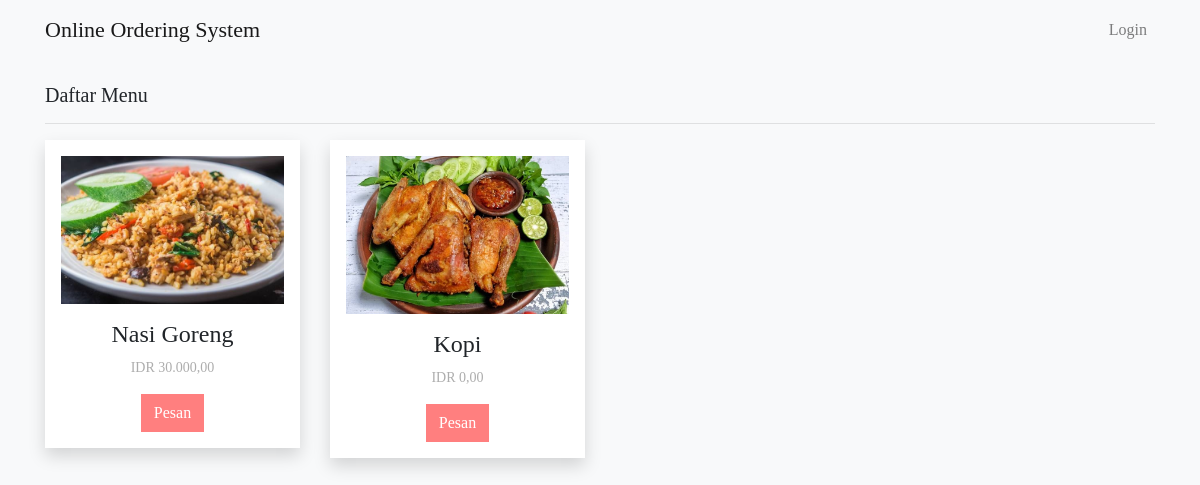
/index.php/cmenus, run on the app's committed database.
### tables this page shows
CREATE TABLE `tb_menu`  (
  `id_menu` int(255) NOT NULL AUTO_INCREMENT,
  `nama_menu` varchar(255) NOT NULL,
  `kategori_menu` int(3) NOT NULL,
  `harga_menu` int(255) NOT NULL,
  `foto_menu` varchar(255) NOT NULL,
  `status_menu` varchar(255) NOT NULL,
  PRIMARY KEY (`id_menu`) USING BTREE,
  INDEX `kategori_menu`(`kategori_menu`) USING BTREE,
  CONSTRAINT `tb_menu_ibfk_1` FOREIGN KEY (`kategori_menu`) REFERENCES `tb_kategori` (`id_kategori`) ON DELETE CASCADE ON UPDATE CASCADE
);

### application/controllers/cMenus.php (called while the page is built, shortened)
<?php
class cMenus extends CI_Controller{
	public function __construct(){
		$this->data['notif_pesanan'] = 0;
	}
	public function index(){
		$data = $this->data;
		$data['menu'] = $this->mMenu->getMenu();
		$this->load->view('templates/header', $data);
		$this->load->view('menus/index', $data);
		$this->load->view('templates/footer');
	}
}

### index.php (called while the page is built, shortened)
<?php
require_once BASEPATH.'core/CodeIgniter.php';

### application/models/mMenu.php (called while the page is built, shortened)
<?php
class mMenu extends CI_model{
	public function getMenu($id = null){
		if($id === null){
			$query = $this->db->get('tb_menu');
			return $query->result_array();
		}else{
			return $this->db->get_where('tb_menu', ['id_menu' => $id])->row_array();
		}
	}
}

### application/views/menus/index.php (the view, shortened to what this page needs)
<?php
  if($this->session->userdata('id_akun') == 1):
    $this->load->view('templates/v_admin');
?>
<h5>Daftar Menu</h5>
<hr>
<?php if ($this->session->flashdata('flash')) : ?>
  <div class="row mt-3">
    <div class="col-md-6">
      <div class="alert alert-success alert-dismissible fade show" role="alert">
        <?= $this->session->flashdata('flash'); ?>.
        <button type="button" class="close" data-dismiss="alert" aria-label="Close">
          <span aria-hidden="true">&times;</span>
        </button>
      </div>
    </div>
  </div>
<?php endif; ?>
<div id="menu" class="menu">
    <div class="row mt-2">
      <?php foreach ($menu as $m) : ?>
        <div class="col-lg-2">
          <div class="shadow p-3 mb-5 bg-white">
            <img src="<?= base_url('assets/img/menu/') . $m['foto_menu']; ?>" class="img-fluid">
            <div class="text-center mt-3">
              <h5><?= $m['nama_menu']; ?></h5>
              <p>IDR <?= number_format($m['harga_menu'],2,',','.'); ?></p>
              <?php if($m['status_menu'] == 1): ?>
                <a href="<?= base_url('corders/order/').$m['id_menu']; ?>" class="btn btn-pesan">Pesan</a>
                <?php else: ?>
                  <a href="" class="btn btn-danger disabled" >Habis</a>
                <?php endif; ?>
              </div>
            </div>
          </div>
        <?php endforeach; ?>
      </div>
    </section>
  </main>
</div>
<?php else: ?>
<div class="container">
 <br>
<h5>Daftar Menu</h5>
<hr>
</div>
<div id="menu" class="menu">
  <div class="container">
    <div class="row mt-2">
      <?php foreach ($menu as $m) : ?>
        <div class="col-lg-3">
          <div class="shadow p-3 mb-5 bg-white">
            <img src="<?= base_url('assets/img/menu/') . $m['foto_menu']; ?>" class="img-fluid">
            <div class="text-center mt-3">
              <h5><?= $m['nama_menu']; ?></h5>
              <p>IDR <?= number_format($m['harga_menu'],2,',','.'); ?></p>
              <?php if($m['status_menu'] == 1): ?>
                <a href="<?= base_url('corders/order/').$m['id_menu']; ?>" class="btn btn-pesan">Pesan</a>
              <?php else: ?>
                <a href="" class="btn btn-danger disabled" >Habis</a>
              <?php endif; ?>
            </div>
          </div>
        </div>
      <?php endforeach; ?>
    </div>
  </div>
</div>
<?php endif; ?>

### assets/css/style.css (style rules this page uses)
body { font-family: 'Montserrat'; }
.menu h5 { font-family: 'Lora'; font-size: 24px; }
.menu p { color: #adadad; font-size: 14px; }
a.btn-pesan { color: white; background-color: #FF7F7F; border-radius: 0; }

### data on the page
tb_menu: foto_menu (picture), nama_menu "Nasi Goreng", harga_menu "30.000,00"
tb_menu: foto_menu (picture), nama_menu "Kopi", harga_menu "0,00"
